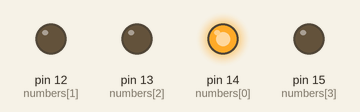
Bench run of a program on a simulated MicroPython board. On the bench: output pins drawn as LEDs (lit = HIGH).

Above: at 0.05 s.
At 1.3 s:
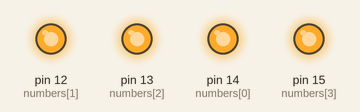
At 3.0 s:
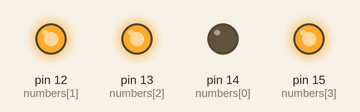
At 3.2 s:
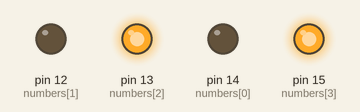
At 5.1 s:
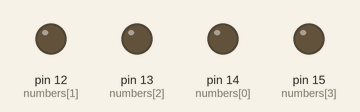
At 6.2 s:
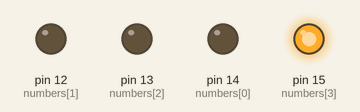
Timing chart, 0 to 6.5 s (numbered marks = the images above):
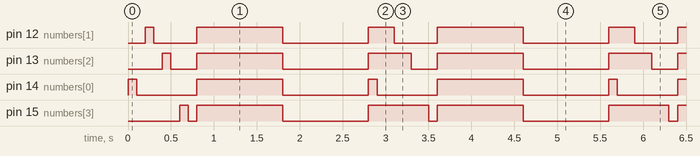

The program:

LAB-4-03.py
```python
from machine import Pin
from utime import sleep

numbers = [14, 12, 13, 15]


# Define each number as an output pin
output_pins = []
for number in numbers:
    output_pins.append(Pin(number, Pin.OUT))

def control_led(mode):
    if mode == 1:
        for output_pin in output_pins:
            output_pin.on()
            sleep(0.1)
            output_pin.off()
            sleep(0.1)
    elif mode == 2:
        for output_pin in output_pins:
            output_pin.on()
        sleep(1)
        for output_pin in output_pins:
            output_pin.off()
        sleep(1)
    elif mode == 3:
        for output_pin in output_pins:
            output_pin.on()
    elif mode == 4:
        for output_pin in output_pins:
            output_pin.off()
while True:
    for rn in range(1,4):
        control_led(rn)
```

Measured:
- by itself, pin 12 (numbers[1]): repeats every 2.8 s: LOW 0.50 s, HIGH 1.0 s, LOW 1.0 s, HIGH 0.30 s
- by itself, pin 13 (numbers[2]): repeats every 2.8 s: LOW 0.30 s, HIGH 1.0 s, LOW 1.0 s, HIGH 0.50 s
- by itself, pin 14 (numbers[0]): repeats every 2.8 s: LOW 0.70 s, HIGH 1.0 s, LOW 1.0 s, HIGH 0.10 s
- by itself, pin 15 (numbers[3]): repeats every 2.8 s: LOW 0.10 s, HIGH 1.0 s, LOW 1.0 s, HIGH 0.70 s
